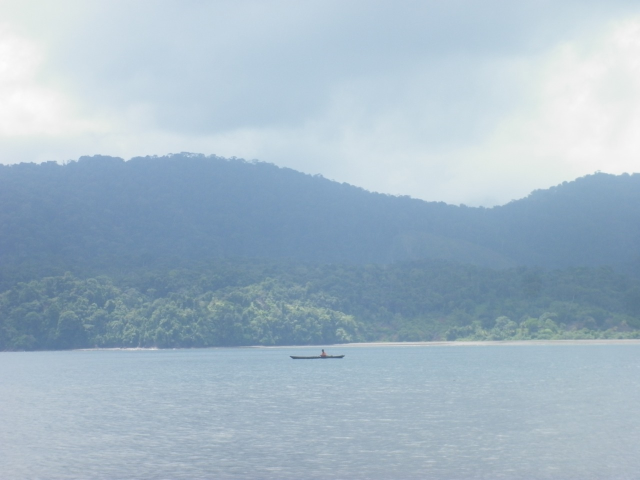
#> input picture mar.jpeg, 1280 x 960 px, given in place of mar.JPG, which was not available (shown at 1/2 size)
$ jupyter execute --allow-errors Punto3.ipynb   (shell and % lines are left out)
#> lines starting #> are read from the running program, lines starting #| are printed output that depends on the picture; after the words box and inside, x2 and y2 are one past the last pixel; in counts of white or black regions, pixels touching at a corner belong together; pictures that were not available may be replaced by others from this repository, and a replacement may not be noted
[cell 1]
import numpy as np
import matplotlib.pyplot as plt
import cv2

[cell 2]
uni=cv2.imread("b.png",cv2.IMREAD_UNCHANGED)

[cell 3]
np.shape(uni)

[cell 4]
cv2.imshow("Biblioteca",uni)
cv2.waitKey(0)
cv2.destroyAllWindows

#> (a cell that did not finish here is left out)

#> (a cell that did not finish here is left out)

#> (a cell that did not finish here is left out)

#> (a cell that did not finish here is left out)

#> (a cell that did not finish here is left out)

[cell 10]
mar=cv2.imread("mar.JPG",cv2.IMREAD_GRAYSCALE)
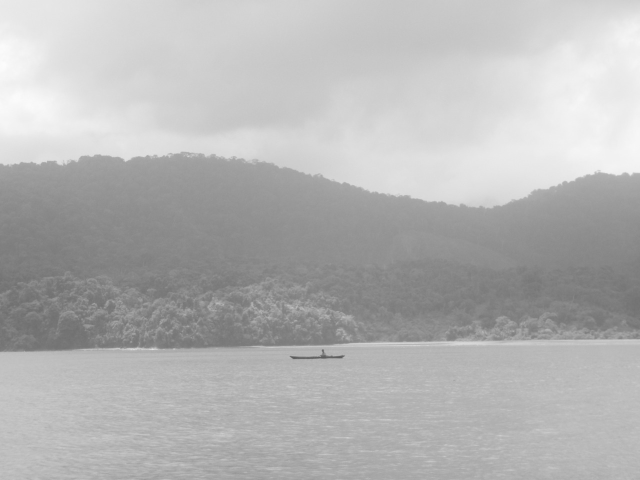
#> mar: shape (960, 1280) (shown at 1/2 size); min 85, max 252, mean 180.3
np.shape(mar)
#> Out = (960, 1280)

[cell 11]
marOut = mar[724:1724,1132:2137]
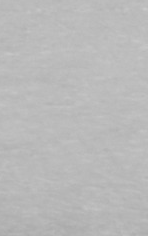
#> marOut: shape (236, 148); min 168, max 200, mean 185.6
plt.imshow(marOut)
plt.show

[cell 12]
plt.imshow(mar,cmap='Greys')
plt.show

[cell 13]
FFT_mar=np.fft.fftshift(np.fft.fftn(mar))
plt.imshow(np.abs(FFT_mar))
plt.show
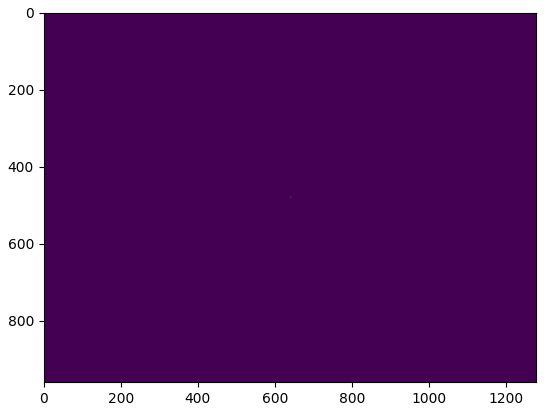
#> figure drawn by matplotlib, 1 panel

[cell 14]
IFFT_mar=np.fft.ifftn(FFT_mar)
plt.imshow(np.abs(IFFT_mar))
plt.show
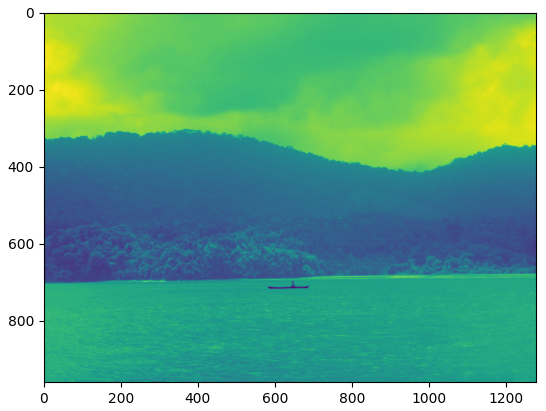
#> figure drawn by matplotlib, 1 panel

#> (a cell that did not finish here is left out)

[cell 16]
import numpy as np
import matplotlib.pyplot as plt
import cv2

[cell 17]
def ploteo_complejo(mat,indicador,escala):
    if(indicador=="I"):
        mat=np.abs(mat)**2
    elif(indicador=="A"):
        mat=np.abs(mat)
    elif(indicador=="p"):
        mat=np.angle(mat)
    else:
        mat=mat

    if(escala==1):
        plt.figure()
        plt.imshow(mat)
        plt.show()
    else:
        plt.figure()
        plt.imshow(np.log(mat+0.00001))
        plt.show()

    return 0

[cell 18]
img=cv2.imread('mar.JPG',0)
fft_img=np.fft.fftn(img)
fft_img=np.fft.fftshift(fft_img)

[cell 19]
plt.figure()
plt.imshow(img)
plt.colorbar()
plt.show()
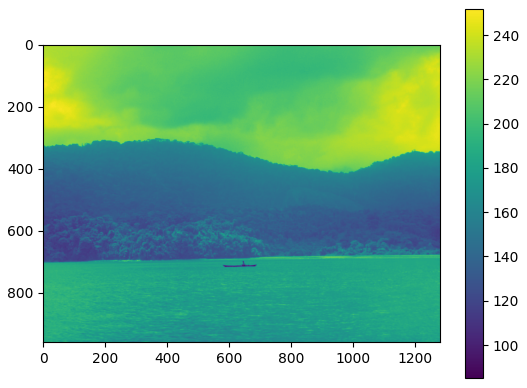
#> figure drawn by matplotlib, 2 panels

[cell 20]
mask =np.zeros(np.shape(img), dtype="uint8")
cv2.rectangle(mask,(50,150),(200,300),10,-1) # 10 valor de los píxeles en la mascara menos 1 significa que quiero que me rellene todo
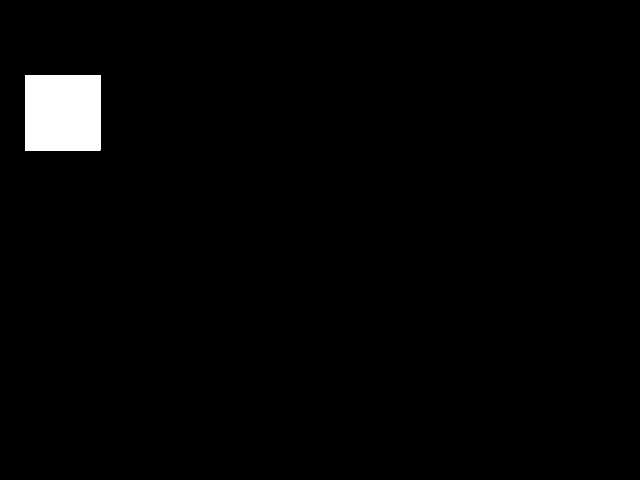
#> mask: shape (960, 1280) (shown at 1/2 size); values 0 (black) and 10 (white), 1.9% white; 1 white region, box (x1, y1, x2, y2) and area: (50, 150, 201, 301) 22801
plt.figure()
plt.imshow(mask)
plt.show()

[cell 21]
np.shape(img)
mask2=np.ones(np.shape(img),dtype="uint8")
coordx=int(np.shape(img)[1]/2)
#> coordx = 640
coordy=int(np.shape(img)[0]/2) # pa que esté en la mitad si la imagen es cuadrada
#> coordy = 480
#print (coord)
cv2.circle(mask2,(coordx,coordy),40,0,-1)
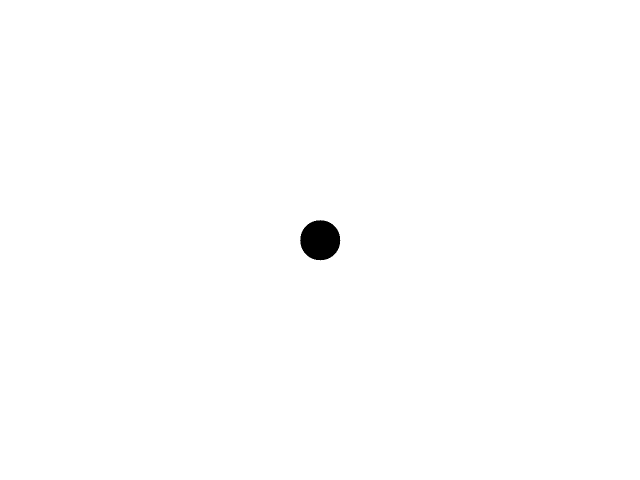
#> mask2: shape (960, 1280) (shown at 1/2 size); values 0 (black) and 1 (white), 99.6% white; 1 black region, box (x1, y1, x2, y2) and area: (600, 440, 681, 521) 5025
plt.figure()
plt.imshow(mask2)
plt.colorbar()
plt.show ()
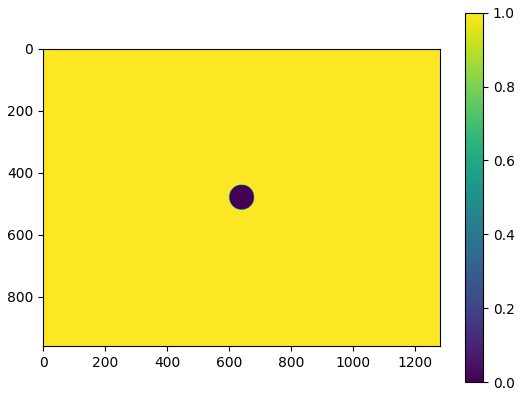
#> figure drawn by matplotlib, 2 panels

[cell 22]
new_img=np.fft.fftn(mask2*fft_img)

[cell 23]
plt.figure()
plt.imshow(np.abs(new_img)**2)
plt.show()

[cell 24]
ploteo_complejo(new_img,"I",1)
#> in ploteo_complejo, `mat=np.abs(mat)**2`:
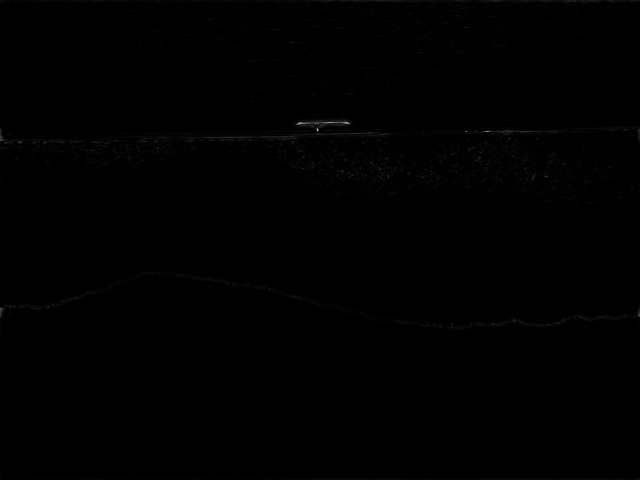
#> mat: shape (960, 1280) float64 (shown at 1/2 size); min 8.2, max 9.32e+15, mean 2.77e+13; drawn with min black and max white
#> Out = 0

[cell 25]
#x=[1,2,3,4]
#y=[3,4,5,6]
x=np.arange(-50,51)
y=np.arange(-50,51)
X,Y=np.meshgrid(x,y)

[cell 26]
print(Y)

[cell 27]
radio=np.sqrt(X**2+Y**2)

[cell 28]
np.shape(radio)

[cell 29]
X=X*1e-3
Y=Y=1e-3

[cell 30]
plt.figure()
plt.imshow(radio)
plt.colorbar
plt.show ()
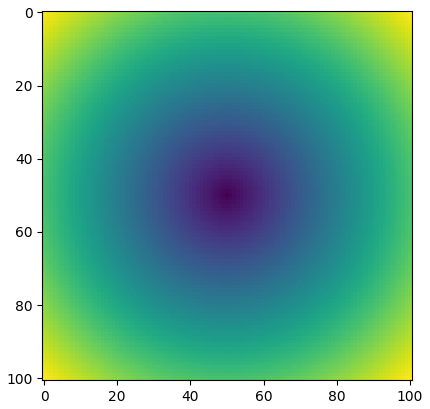
#> figure drawn by matplotlib, 1 panel
